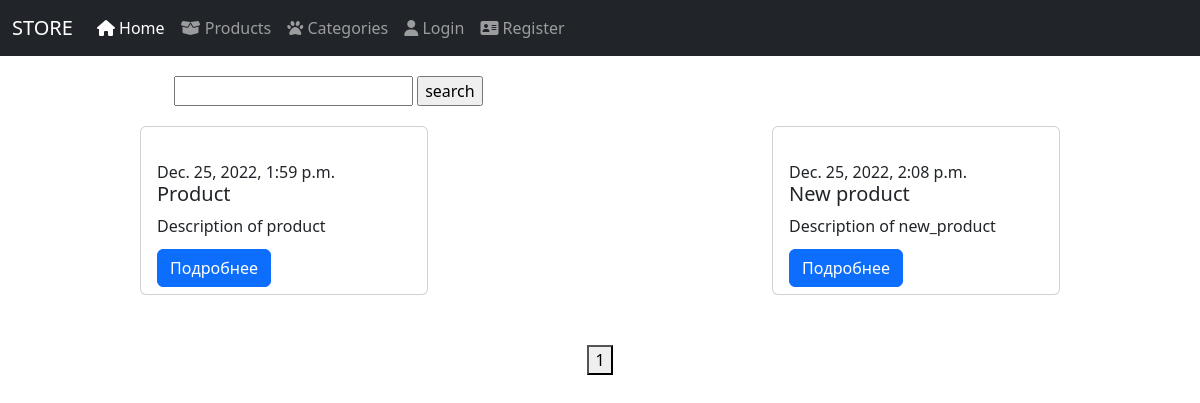
/posts/, run on an earlier commit of the app's database.
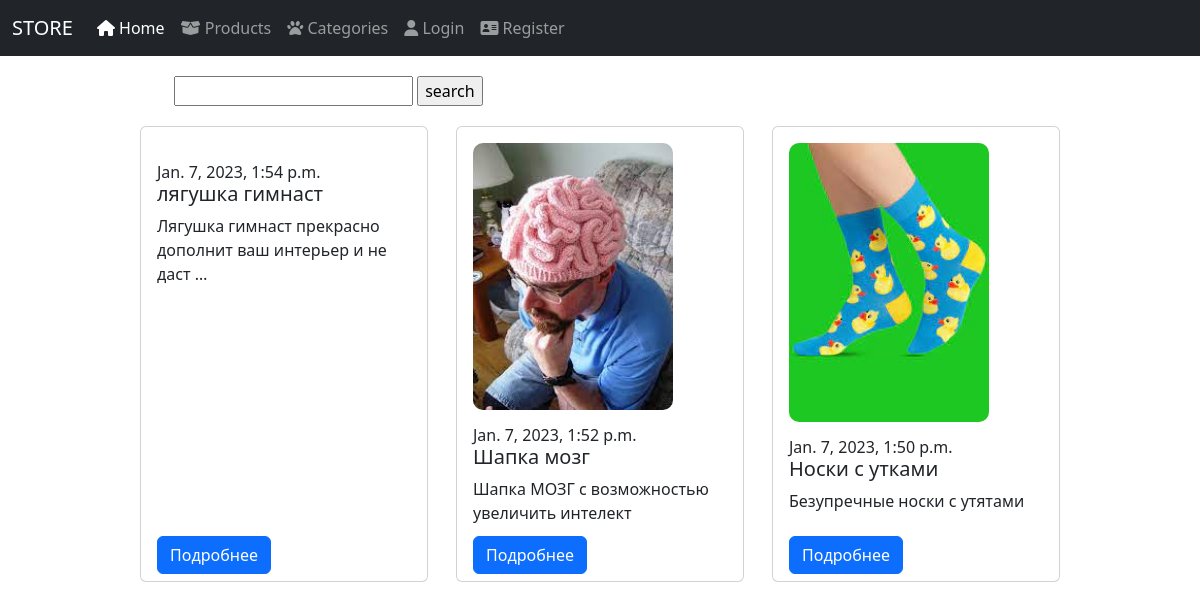
And on a later commit of the database.
### posts/models.py (models this page shows, shortened)
class Product(models.Model):
    author = models.ForeignKey(User, on_delete=models.CASCADE, null=True)
    image = models.ImageField(upload_to='images/%Y/%m/%d', null=True, blank=True)
    title = models.CharField(max_length=255)
    description = models.TextField()
    creation_date = models.DateTimeField(auto_now=True)
    update_date = models.DateTimeField(auto_now_add=True)
    rate = models.FloatField()
    price = models.IntegerField()
    category = models.ForeignKey('Category', on_delete=models.PROTECT, null=True)
    commentable = models.BooleanField(null=True, default=True, blank=True)

### posts/views.py (the view)
# urls.py: path('posts/', posts_view),
def posts_view(request):
    if request.method == 'GET':
        category_id = int(request.GET.get('category_id', 0))
        search = request.GET.get('search')
        page = int(request.GET.get('page', 1))
        if category_id:
            posts = Product.objects.filter(category__in=[category_id])
        else:
            posts = Product.objects.all()
        max_page = posts.__len__() / PAGINATION_LIMIT
        if round(max_page) < max_page:
            max_page = round(max_page) + 1
        max_page = int(max_page)
        posts = posts[PAGINATION_LIMIT * (page-1):PAGINATION_LIMIT * page]
        if search:
            posts = posts.filter(title__icontains=search)
        context = {
            'posts': posts,
            'user': None if request.user.is_anonymous else request.user,
            'max_page': range(1, max_page + 1)
        }
        return render(request, 'posts/posts.html', context=context)

### posts/templates/posts/posts.html (shortened to what this page needs)
  {% extends 'layouts/index.html' %}
  {% block content %}
  <div class="search">
    <form action="/posts/" method="get">
      <input type="text" name="search">
      <input type="submit" value="search">
    </form>
  </div>
  <div class="posts">
    {% for post in posts %}
      <div class="card" style="width: 18rem;">
        <div class="card-body">
          {% if post.image %}
              <img src="/media/{{ post.image }}" alt="">
          {% else %}
              <img src="/media/placeholder.png" alt="">
          {% endif %}
          <h6 class="card-subtitle">{{ post.creation_date }}</h6>
          <h5 class="card-title">{{post.title}}</h5>
          <div class="desc">
            {% autoescape on %}
            {{post.description|linebreaks|truncatewords:9}}
            {% endautoescape %}
          </div>
          <a name="button" href="{% url 'post_detail' post.pk %}" class="btn btn-primary">Подробнее</a>
        </div>
      </div>
    {% endfor %}
  </div>
  <div class="pages">
      {% for page in max_page %}
         <a href="/posts/?page={{ page }}"><button>{{ page }}</button></a>
      {% endfor %}
  </div>
  {% endblock %}

What changed in the data, as far as the page shows it:
removed Product: creation_date "Dec. 25, 2022, 2:08 p.m.", title "New product", description "Description of new_product"
changed Product: creation_date "Dec. 25, 2022, 1:59 p.m." → "Jan. 7, 2023, 1:54 p.m."; title "Product" → "лягушка гимнаст"; description "Description of product" → "Лягушка гимнаст прекрасно дополнит ваш интерьер и не даст …"
added Product: image (picture), creation_date "Jan. 7, 2023, 1:52 p.m.", title "Шапка мозг", description "Шапка МОЗГ с возможностью увеличить интелект"
added Product: image (picture), creation_date "Jan. 7, 2023, 1:50 p.m.", title "Носки с утками", description "Безупречные носки с утятами"
Also different on the page:
list line gone: "1"
